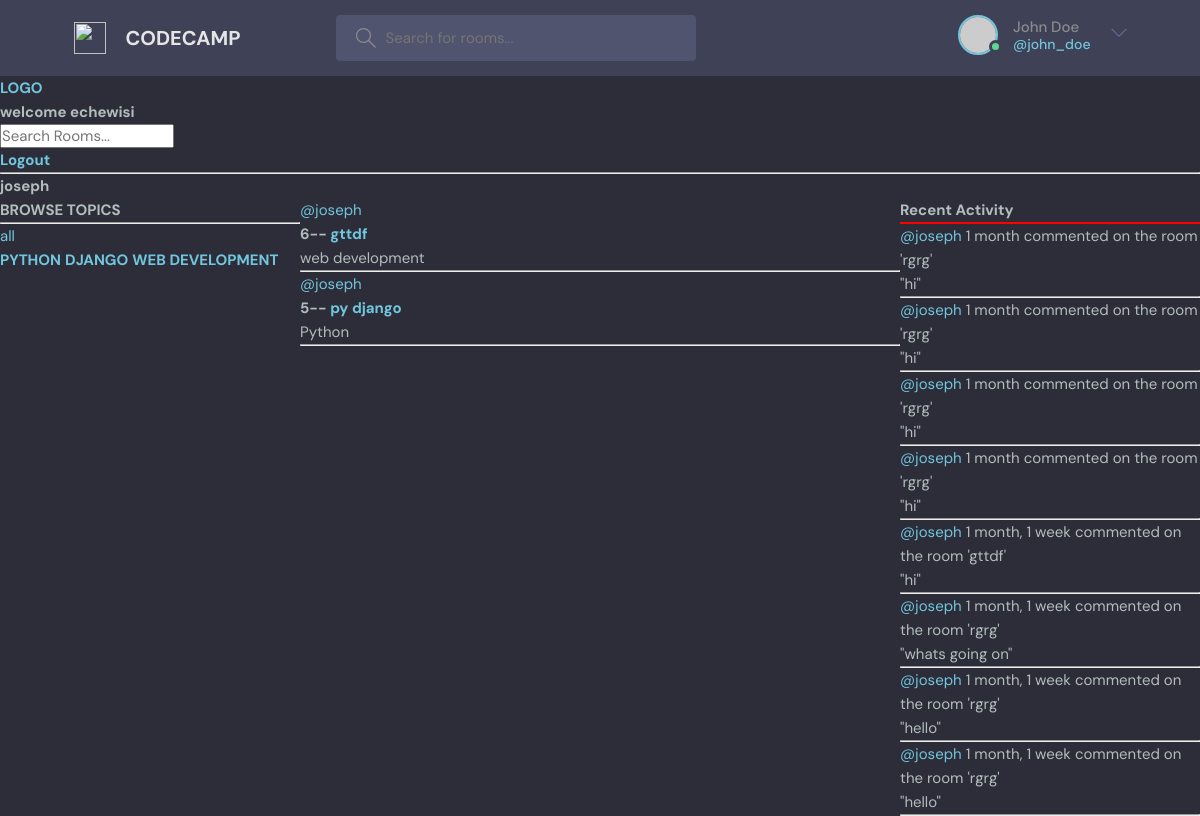
Page /user-profile/2/ (signed in) on the committed database.
### base/models.py (models this page shows, shortened)
class Topic(models.Model):
    name=models.CharField(max_length=200)

class Room(models.Model):
    host=models.ForeignKey(User, on_delete= models.SET_NULL, null=True)
    topic= models.ForeignKey(Topic, on_delete= models.SET_NULL, null=True)
    name= models.CharField(max_length=200)
    description= models.TextField(null=True, blank= True)
    participants= models.ManyToManyField(User, related_name='participants', blank=True)
    updated= models.DateTimeField(auto_now= True)
    created= models.DateTimeField( auto_now_add= True)
    def __str__(self):
        return self.name
    class Meta:
        ordering= ['-updated', '-created']

class Message(models.Model):
    user= models.ForeignKey(User, on_delete=models.CASCADE )
    room= models.ForeignKey(Room, on_delete=models.CASCADE )
    body= models.TextField()
    updated= models.DateTimeField(auto_now= True)
    created= models.DateTimeField( auto_now_add= True)
    def __str__(self):
        return self.body[0:50]
    class Meta:
        ordering= ['-updated', '-created']

### base/views.py (the view)
# urls.py: path('user-profile/<str:pk>/', views.user_profile, name= 'profile'),
@login_required(login_url= 'login')
def user_profile(request, pk):
    user= User.objects.get(id=pk)
    rooms= user.room_set.all()
    room_messages= user.message_set.all()
    topics= Topic.objects.all()
    context= {'user': user, 'rooms':rooms, 'room_messages': room_messages, 'topics': topics}
    return render(request, 'base/profile.html', context )

### base/templates/base/profile.html (shortened to what this page needs)
{% extends 'main.html'%}
{% block content%}
<h1> {{user.username}}</h1>
<div class="profile-container">
    <div>
        {% include 'base/topic_component.html'%}
    </div>
    <div>
        {% include 'base/feed_component.html'%}
    </div>
    <div>
        {% include 'base/activity_component.html'%}
    </div>
</div>
{%endblock%}

### templates/navbar.html
<a href="/">
    <h1> LOGO </h1>
</a>
{%if request.user.is_authenticated%}
    <h3> welcome {{request.user}}</h3>
{%endif%}
<form method="GET" action="{% url 'home'%}">
    <input type="text" name="q" placeholder="Search Rooms..." />
</form>
{%if request.user.is_authenticated%}
    <h4> <a href="{% url 'logout'%}"> Logout</a></h4>
{%else%}
    <a href="{% url 'login'%}">Login</a>
{%endif%}
<hr>

### base/templates/base/topic_component.html
<h3> BROWSE TOPICS</h3>
<hr>
<div>
    <a href="{% url 'home'%}"> all</a>
</div>
{%for topic in topics%}
    <a href="{% url 'home' %}?q={{topic.name}}"><h4>{{topic.name|upper}}</h4></a>
{%endfor%}

### base/templates/base/feed_component.html (shortened to what this page needs)
{%for room in rooms %}
<div>
    <span> <a href="{% url 'profile' room.host.id %}">@{{room.host.username}}</a></span>
    <h5>{{room.id}}-- <a href="{% url 'room' room.id %}">{{room.name}}</a></h5>
    <small>{{room.topic.name}}</small>
    <hr />
</div>
{%endfor%}

### base/templates/base/activity_component.html (shortened to what this page needs)
    <h3>Recent Activity</h3>
    <hr color="red">
    {%for room_message in room_messages%}
    <div>
        <small><a href="{% url 'profile' room_message.user.id %}">@{{room_message.user}}</a> {{room_message.created|timesince}}</small>
        <small> commented on the room '{{room_message.room}}'</small>
        <p>"{{room_message}}"</p>
        <hr>
    </div>
    {%endfor%}

### static/styles/style.css (style rules this page uses)
:root { --color-main: #71c6dd; --color-main-light: #e1f6fb; --color-dark: #3f4156; --color-dark-medium: #51546e; --color-dark-light: #696d97; --color-light: #e5e5e5; --color-gray: #8b8b8b; --color-light-gray: #b2bdbd; --color-bg: #2d2d39; --color-success: #5dd693; --color-error: #fc4b0b; }
* { font-family: "DM Sans", -apple-system, BlinkMacSystemFont, "Segoe UI", Roboto, Oxygen, Ubuntu, Cantarell, "Open Sans", "Helvetica Neue", sans-serif; margin: 0; padding: 0; box-sizing: border-box; text-rendering: optimizeLegibility; font-size: inherit; }
html { font-size: 56.25%; }
@media only screen and (min-width: 1200px) { html { font-size: 62.5%; } }
body { line-height: 1.6; font-weight: 400; font-size: 1.5rem; color: var(--color-light-gray); background-color: var(--color-bg); min-height: 100vh; }
a { display: inline-block; color: var(--color-main); text-decoration: none; }

### base/templates/base/profile.html (style rules this page uses)
.profile-container { display: grid; grid-template-columns: 1fr 2fr 1fr; }

### rows in the picture
Topic: name "PYTHON"
Topic: name "DJANGO"
Topic: name "WEB DEVELOPMENT"
Room: host.username "joseph", id "6", name "gttdf", topic.name "web development"
Room: host.username "joseph", id "5", name "py django", topic.name "Python"
Message: user "joseph", created "1 month", room "rgrg", body "hi"
Message: user "joseph", created "1 month", room "rgrg", body "hi"
Message: user "joseph", created "1 month", room "rgrg", body "hi"
Message: user "joseph", created "1 month", room "rgrg", body "hi"
Message: user "joseph", created "1 month, 1 week", room "gttdf", body "hi"
Message: user "joseph", created "1 month, 1 week", room "rgrg", body "whats going on"
Message: user "joseph", created "1 month, 1 week", room "rgrg", body "hello"
Message: user "joseph", created "1 month, 1 week", room "rgrg", body "hello"

### other values in the picture
{{ request.user }} "echewisi"
{{ user.username }} "joseph"
